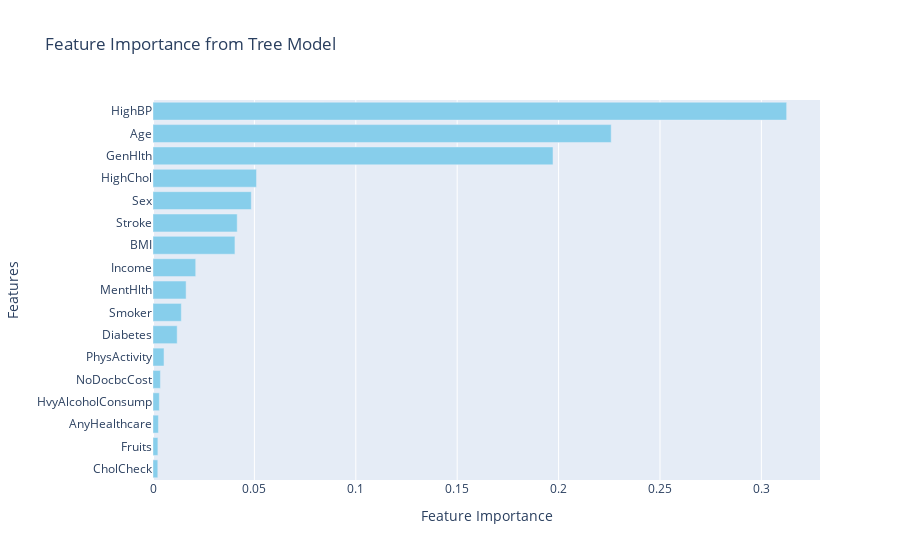

Source (notebook cell):
### Code cell
import plotly.graph_objects as go

# Assuming tree_importance is a dictionary
features = list(tree_importance.keys())
importances = list(tree_importance.values())

# Create a horizontal bar plot
fig = go.Figure(data=[go.Bar(
    x=importances,
    y=features,
    orientation='h',  # horizontal bars
    marker=dict(color='skyblue')
)])

# Add titles and labels
fig.update_layout(
    title='Feature Importance from Tree Model',
    xaxis_title='Feature Importance',
    yaxis_title='Features',
    yaxis=dict(categoryorder='total ascending'),  # Inverts the axis to show most important feature at the top
    template='plotly',
    autosize=True
)

# Show the figure
fig.show()

### Figure 1 — Plotly figure (JSON) as saved in the notebook; plotly's stock layout.template omitted (floating-point values rounded to 4 significant figures)
{"data": [{"marker": {"color": "skyblue"}, "orientation": "h", "type": "bar", "x": [0.3125, 0.05105, 0.002366, 0.0404, 0.01396, 0.04153, 0.01192, 0.005418, 0.002415, 0.00312, 0.002669, 0.003657, 0.1972, 0.01632, 0.04848, 0.2259, 0.02106], "y": ["HighBP", "HighChol", "CholCheck", "BMI", "Smoker", "Stroke", "Diabetes", "PhysActivity", "Fruits", "HvyAlcoholConsump", "AnyHealthcare", "NoDocbcCost", "GenHlth", "MentHlth", "Sex", "Age", "Income"]}], "layout": {"autosize": true, "title": {"text": "Feature Importance from Tree Model"}, "xaxis": {"autorange": true, "range": [0, 0.3289], "title": {"text": "Feature Importance"}, "type": "linear"}, "yaxis": {"autorange": true, "categoryorder": "total ascending", "range": [-0.5, 16.5], "title": {"text": "Features"}, "type": "category"}}}
